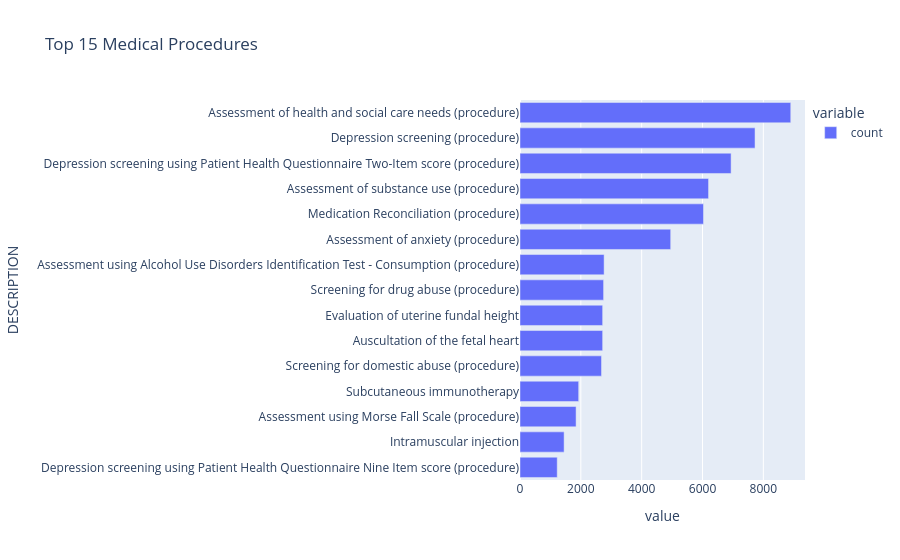

The notebook cell saved with this chart:
### Code cell
fig = px.bar(
    top_procedures.sort_values(),
    orientation="h",
    title="Top 15 Medical Procedures"
)

fig.show()

### Figure 1 — Plotly figure (JSON) as saved in the notebook; plotly's stock layout.template omitted (floating-point values rounded to 4 significant figures)
{"data": [{"hovertemplate": "variable=count<br>value=%{x}<br>DESCRIPTION=%{y}<extra></extra>", "legendgroup": "count", "marker": {"color": "#636efa", "pattern": {"shape": ""}}, "name": "count", "orientation": "h", "showlegend": true, "textposition": "auto", "type": "bar", "x": [1224, 1450, 1844, 1929, 2680, 2717, 2717, 2748, 2765, 4954, 6032, 6199, 6940, 7727, 8901], "xaxis": "x", "y": ["Depression screening using Patient Health Questionnaire Nine Item score (procedure)", "Intramuscular injection", "Assessment using Morse Fall Scale (procedure)", "Subcutaneous immunotherapy", "Screening for domestic abuse (procedure)", "Auscultation of the fetal heart", "Evaluation of uterine fundal height", "Screening for drug abuse (procedure)", "Assessment using Alcohol Use Disorders Identification Test - Consumption (procedure)", "Assessment of anxiety (procedure)", "Medication Reconciliation (procedure)", "Assessment of substance use (procedure)", "Depression screening using Patient Health Questionnaire Two-Item score (procedure)", "Depression screening (procedure)", "Assessment of health and social care needs (procedure)"], "yaxis": "y"}], "layout": {"barmode": "relative", "legend": {"title": {"text": "variable"}, "tracegroupgap": 0}, "title": {"text": "Top 15 Medical Procedures"}, "xaxis": {"anchor": "y", "domain": [0, 1], "title": {"text": "value"}}, "yaxis": {"anchor": "x", "domain": [0, 1], "title": {"text": "DESCRIPTION"}}}}
